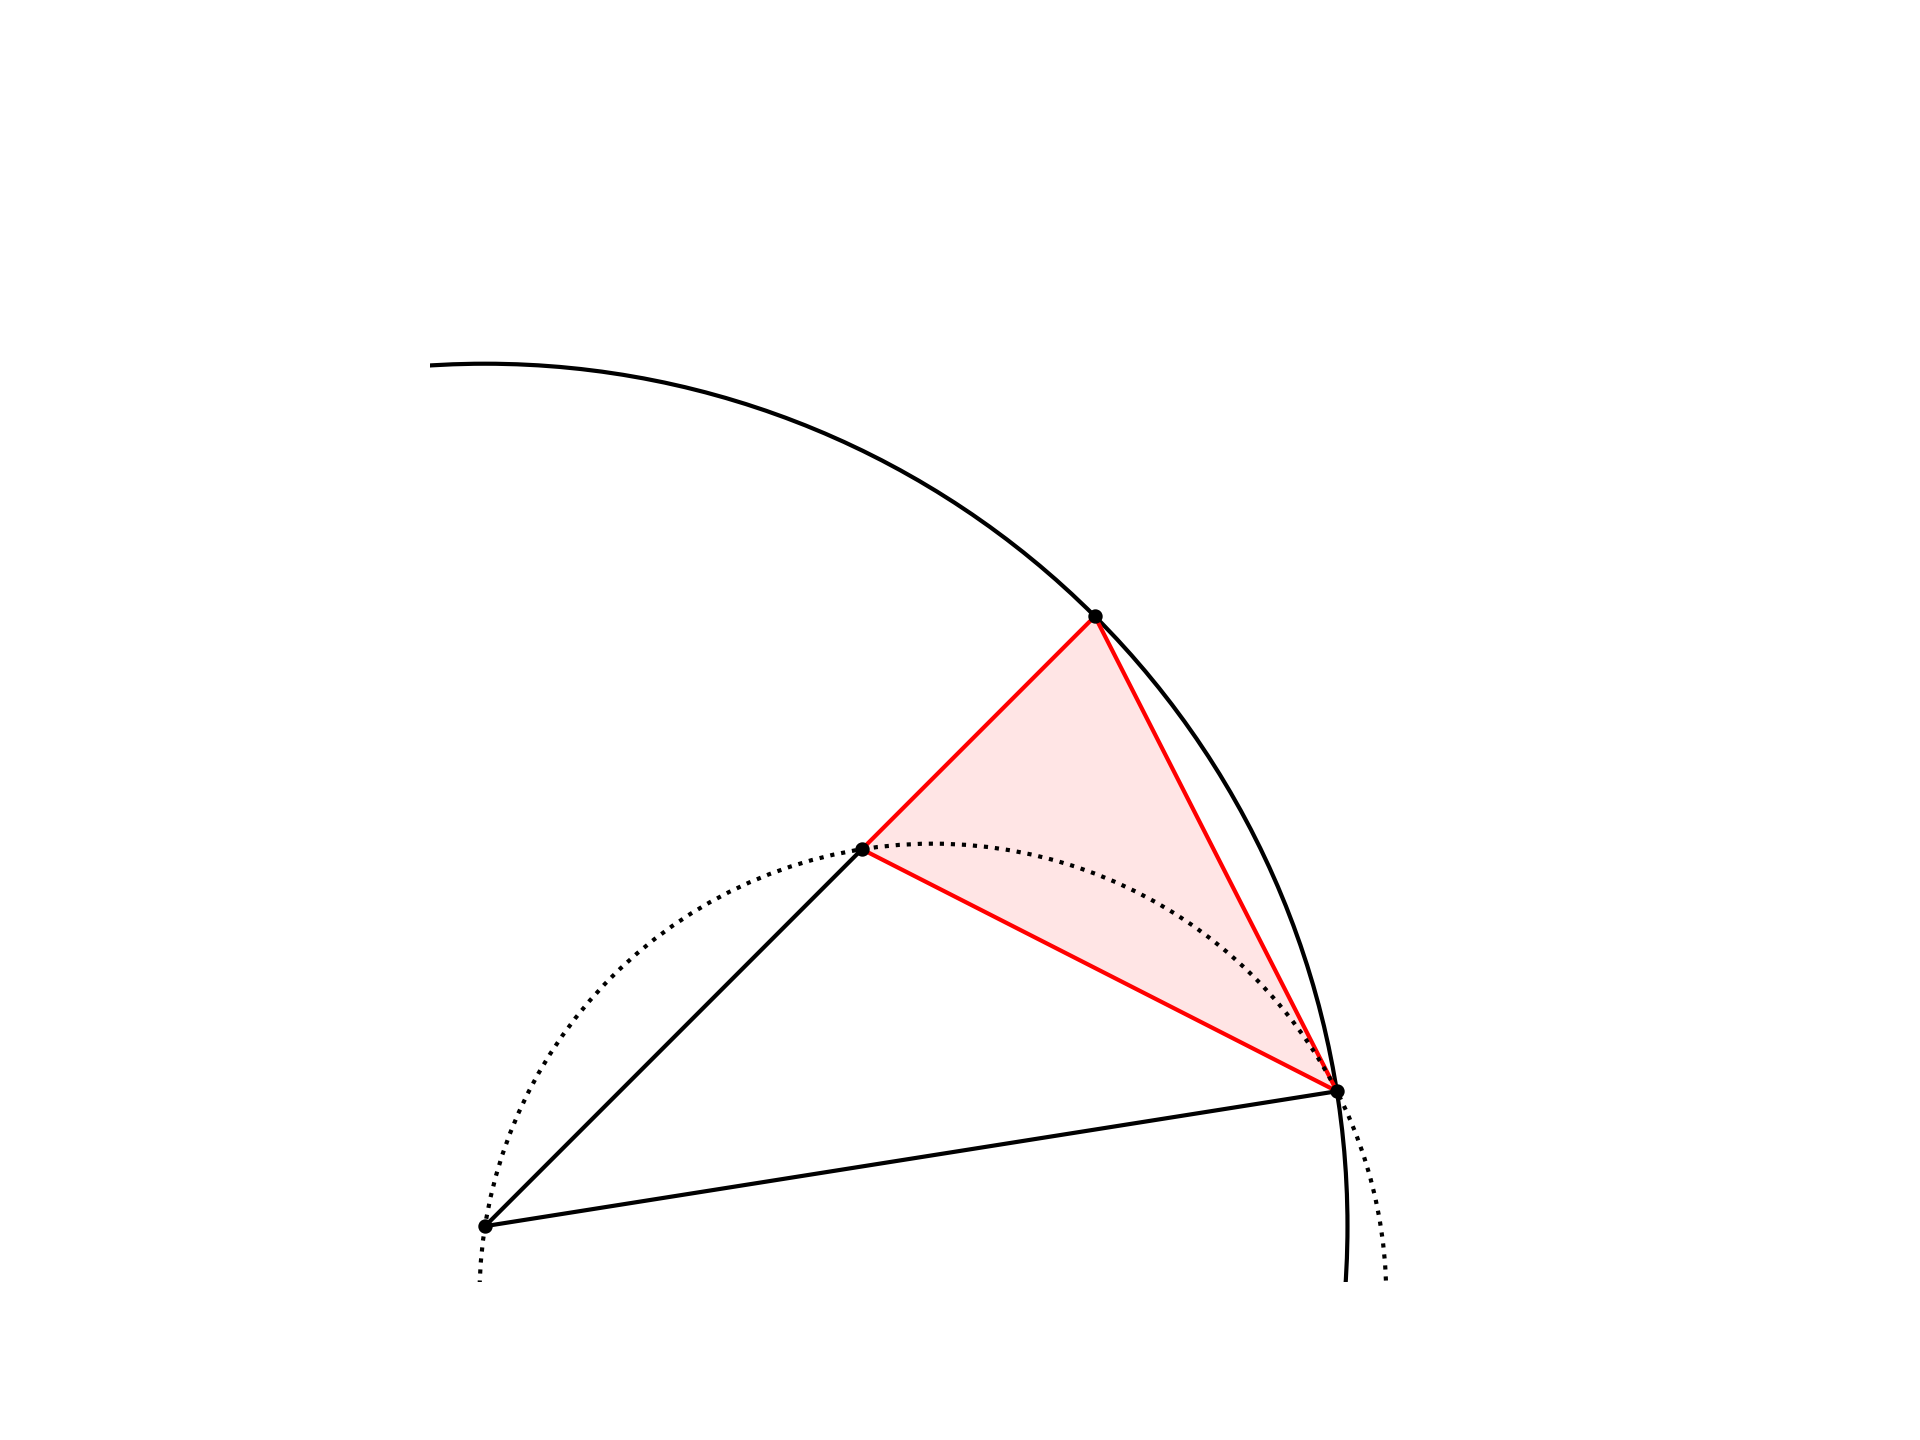

Source code (Python):
import sys,math
import matplotlib.pyplot as plt
import numpy as np
import geometry as geo

fig, ax = geo.init()
ax.set(xlim=(0,100), ylim=(0,100))

# draw the circle on center Q
# with arbitrary radius QA

A = geo.Point(5,5)
B = geo.Point(60,60)
r = geo.get_length([A,B])

circle = plt.Circle(
    (A.x,A.y),r,fc='none',ec='k')
ax.add_patch(circle)

# QA/QB = phi
phi = (5**0.5 + 1)/2
C = geo.get_point_by_fractional_length(
    [A,B],1/phi)
    
d = geo.get_length([A,C])

# first point is correct, but not what should have been first
D = geo.get_point_on_circle_at_distance_for_point(
    [A,r],d,B)[0]

geo.fpg(ax,[B,C,D])
geo.opg(ax,[B,C,D])
geo.dlss(ax,[[A,C],[A,D]])

Q,rho = geo.get_circumcircle([A,C,D])

circle2 = plt.Circle(
    (Q.x,Q.y),rho,fc='none',ec='k',ls=':')
ax.add_patch(circle2)



geo.scp(ax,[A,B,C,D],c='k',s=6)


geo.savefig(plt,ofn='EIV_10.png')